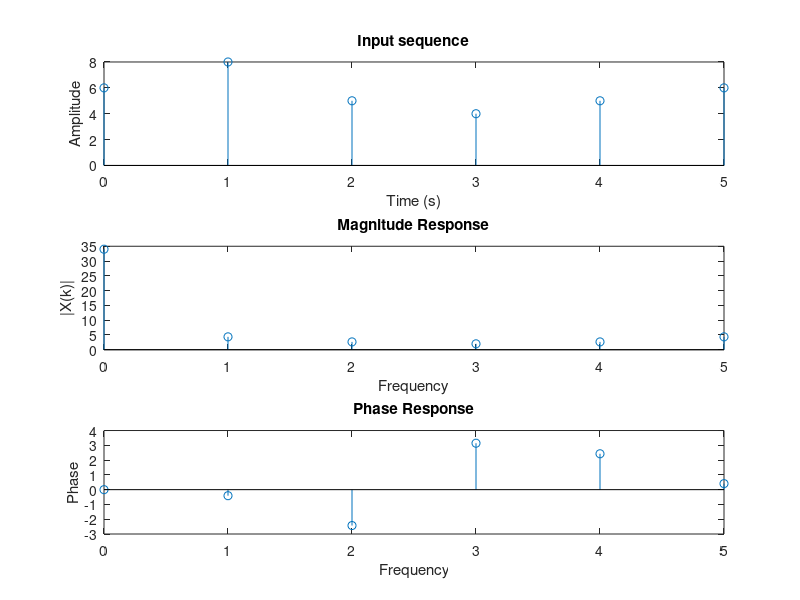

MATLAB code to generate this figure:
f = figure;
N=6;
x=[6 8 5 4 5 6];

t=0:N-1;
subplot(311)
stem(t,x);
xlabel('Time (s)');
ylabel('Amplitude');
title('Input sequence')

subplot(312); 
stem(0:N-1,abs(fft(x)));  
xlabel('Frequency');
ylabel('|X(k)|');
title('Magnitude Response'); 

subplot(313); 
stem(0:N-1,angle(fft(x)));
xlabel('Frequency');
ylabel('Phase');
title('Phase Response'); 

saveas(f, 'fft_m.png');